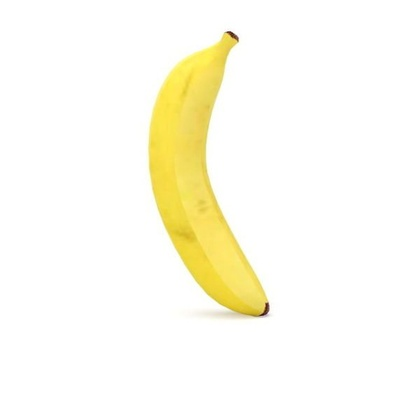
%> input picture Datachuoi/40.jpg, 420 x 420 px, shrunk from 600 x 600 before the run
$ octave Trichxuathinh2.m   (GNU Octave 9; MATLAB toolbox functions it lacks are replaced by stand-ins)
%> lines starting %> are read from the running program, lines starting %| are printed output that depends on the picture; in (x1, y1, x2, y2) boxes, pixels count from 0 and x2, y2 are one past the last pixel; in counts of white or black regions, pixels touching at a corner belong together; the program's own positions count from 1
he = imread('C:\Users\GIN PC\Documents\MATLAB\Datachuoi\Chuoi\Datachuoi\40.jpg');
%> he is the input picture: size 420x420x3 uint8; mean R, G, B 253.7, 251.7, 239.4
cform = makecform('srgb2lab');
lab_he = applycform(he,cform);
%> lab_he: size 420x420x3 uint8; mean of channels 1, 2, 3 252, 127.7, 134
ab = double(lab_he(:,:,2:3));
nrows = size(ab,1);
%> nrows = 420
ncols = size(ab,2);
%> ncols = 420
ab = reshape(ab,nrows*ncols,2);
nColors = 2;
[cluster_idx, cluster_center] = kmeans (ab,nColors,'distance','sqEuclidean', ...
'Replicates',3);
%> cluster_center = [128 128.2; 125.1 193.3]
pixel_labels = reshape(cluster_idx,nrows,ncols);
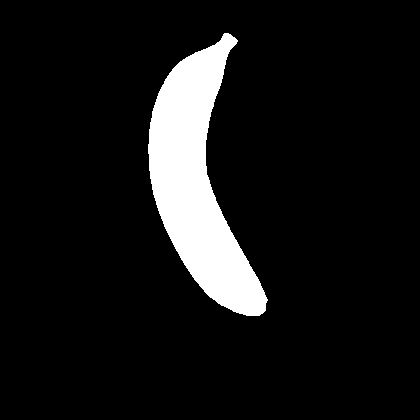
%> pixel_labels: size 420x420 double; values 1 (black) and 2 (white), 8.9% white; 1 white region, box (x1, y1, x2, y2) and area: (148, 33, 268, 316) 15700
segmented_images = cell(1,2);
rgb_label = repmat(pixel_labels,[1 1 3]);
for k = 1:nColors
color = he;
color(rgb_label ~= k) = 0 ;
segmented_images{k} = color;
end
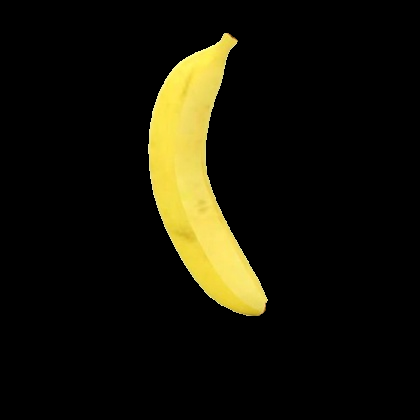
%> color: size 420x420x3 uint8; mean R, G, B 21.6, 19.6, 7.8
%> after the loop, segmented_images = 2 items
B=segmented_images{2};
c=rgb2gray(B);
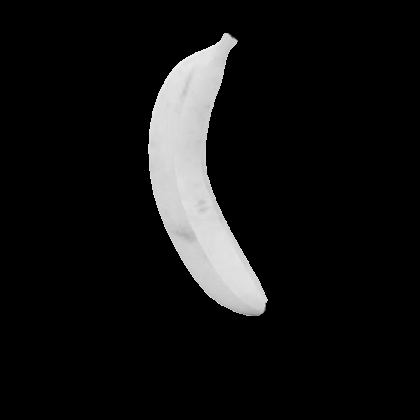
%> c: size 420x420 uint8; min 0, max 245, mean 18.9
h = size(c);
%> h = [420 420]
  for i=1:h(1)
      for j=1:h(2)
          if c(i,j)> 1
              c(i,j)=256;

          else c(i,j)=0;
       end
      end
  end
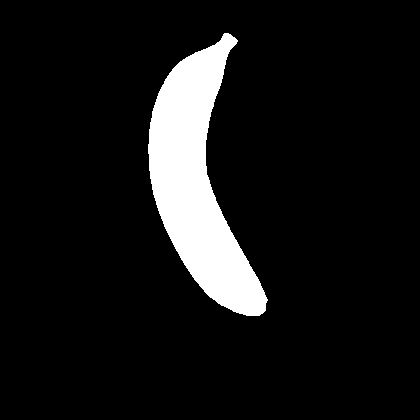
%> c: size 420x420 uint8; 8.9% white; 1 white region, box (x1, y1, x2, y2) and area: (148, 33, 268, 316) 15700

  imwrite( c ,'C:\Users\GIN PC\Documents\MATLAB\Datachuoi\Chuoi\xuatkmean\40.jpg' );
  imshow(c);

$ run again, with Datachuoi/1.JPG copied over Datachuoi/40.jpg
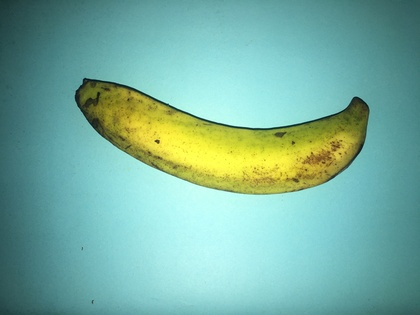
%> input picture Datachuoi/1.JPG, 420 x 315 px, shrunk from 4032 x 3024 before the run
%> he is the input picture: size 315x420x3 uint8; mean R, G, B 121.1, 177, 160.6
%> lab_he: size 315x420x3 uint8; mean of channels 1, 2, 3 172.9, 108, 129.9
%> cluster_center = [106.5 121.9; 118.8 186.7]
%> pixel_labels: size 315x420 double; values 1 (black) and 2 (white), 12.4% white; 1 white region, box (x1, y1, x2, y2) and area: (81, 84, 366, 194) 16450
%> after the loop `for k = 1:nColors`:
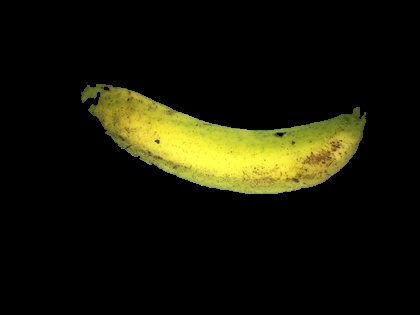
%> color: size 315x420x3 uint8; mean R, G, B 22.6, 22.2, 6.9
%> after the loop `for k = 1:nColors`: segmented_images = 2 items
%> after the loop `for i=1:h(1)`:
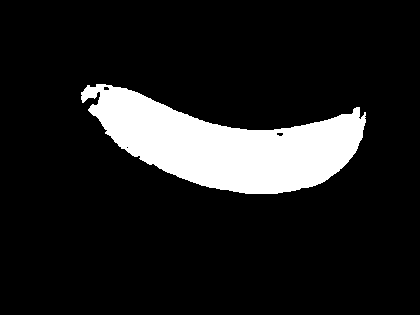
%> c: size 315x420 uint8; 12.4% white; 1 white region, box (x1, y1, x2, y2) and area: (81, 84, 366, 194) 16450

$ run again, with Datachuoi/10.JPG copied over Datachuoi/40.jpg
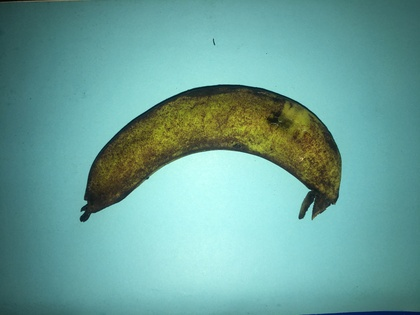
%> input picture Datachuoi/10.JPG, 420 x 315 px, shrunk from 4032 x 3024 before the run
%> he is the input picture: size 315x420x3 uint8; mean R, G, B 107.2, 162.2, 154.9
%> lab_he: size 315x420x3 uint8; mean of channels 1, 2, 3 158.9, 108.8, 126.2
%> cluster_center = [106.9 122.3; 124.7 158.4]
%> pixel_labels: size 315x420 double; values 1 (black) and 2 (white), 10.7% white; 6 white regions (5 under 20 px), largest, box (x1, y1, x2, y2) and area: (91, 89, 341, 202) 14169
%> after the loop `for k = 1:nColors`:
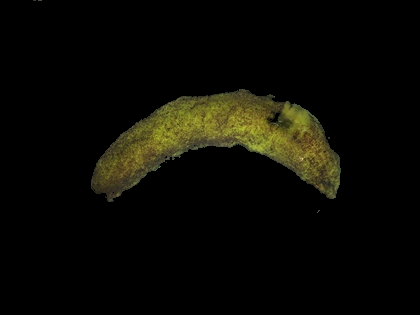
%> color: size 315x420x3 uint8; mean R, G, B 10.6, 10, 4.2
%> after the loop `for k = 1:nColors`: segmented_images = 2 items
%> after the loop `for i=1:h(1)`:
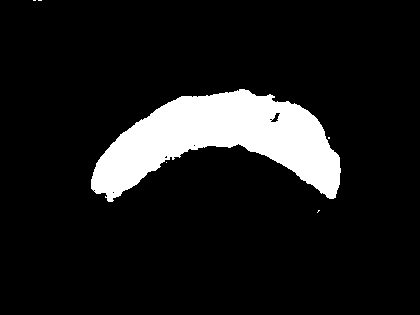
%> c: size 315x420 uint8; 10.7% white; 6 white regions (5 under 20 px), largest, box (x1, y1, x2, y2) and area: (91, 89, 341, 202) 14169

$ run again, with Datachuoi/100.jpg copied over Datachuoi/40.jpg
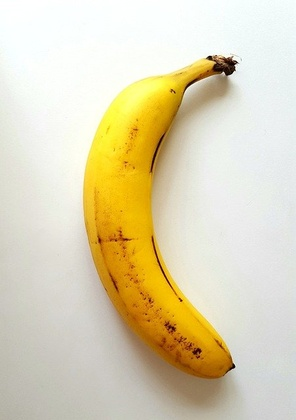
%> input picture Datachuoi/100.jpg, 296 x 420 px, shrunk from 451 x 640 before the run
%> he is the input picture: size 420x296x3 uint8; mean R, G, B 222.4, 212.5, 180.9
%> lab_he: size 420x296x3 uint8; mean of channels 1, 2, 3 217.8, 129.7, 143.6
%> cluster_center = [127.5 132.1; 140.4 197.3]
%> pixel_labels: size 420x296 double; values 1 (black) and 2 (white), 17.6% white; 2 white regions (1 under 20 px), largest, box (x1, y1, x2, y2) and area: (83, 59, 232, 379) 21835
%> after the loop `for k = 1:nColors`:
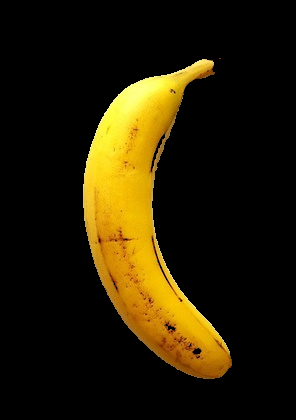
%> color: size 420x296x3 uint8; mean R, G, B 38.4, 29.2, 4.2
%> after the loop `for k = 1:nColors`: segmented_images = 2 items
%> after the loop `for i=1:h(1)`:
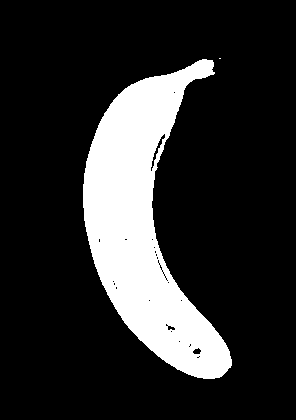
%> c: size 420x296 uint8; 17.6% white; 2 white regions (1 under 20 px), largest, box (x1, y1, x2, y2) and area: (83, 59, 232, 379) 21835
